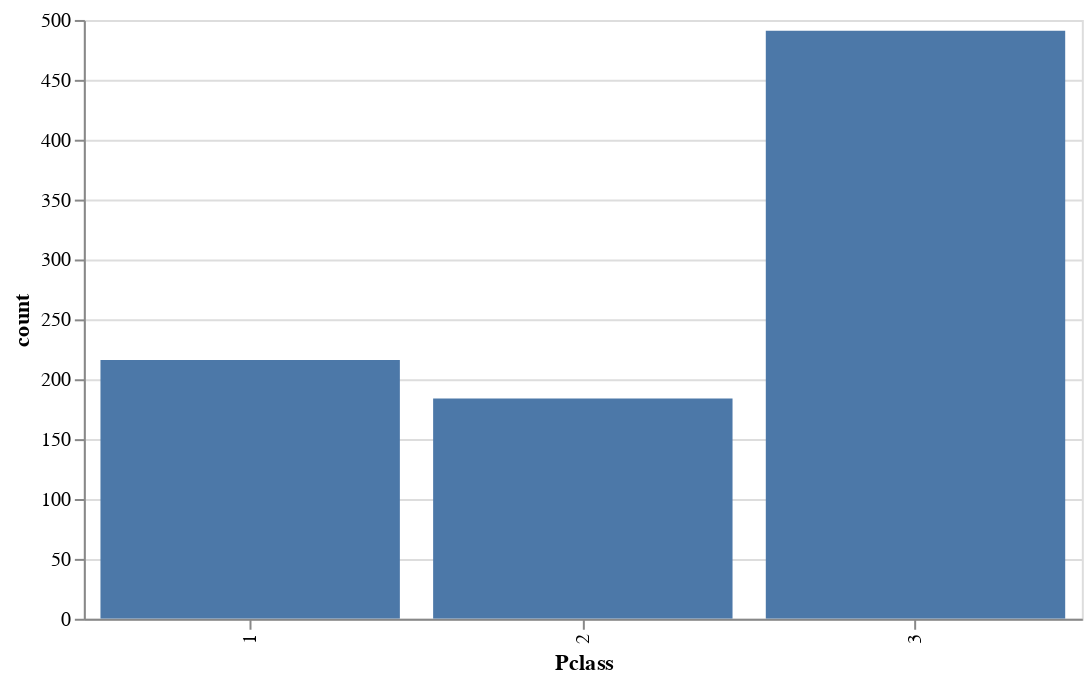

The cell this chart's notebook holds for it:
### Code cell
(
    pax_class_counts
    .with_columns(
        pl.col("Pclass").cast(pl.String)
    )
    .plot.bar
    (
        x="Pclass",
        y="count"
    )
    .properties
    (
        width=500
    )
)

### Figure 1 — Vega-Lite specification as saved in the notebook (floating-point values rounded to 4 significant figures)
{"config": {"view": {"continuousWidth": 300, "continuousHeight": 300}}, "data": {"name": "data-531d6b3fc7dce488c1d8776ad238d626"}, "mark": {"type": "bar", "tooltip": true}, "encoding": {"x": {"field": "Pclass", "type": "nominal"}, "y": {"field": "count", "type": "quantitative"}}, "params": [{"name": "param_1", "select": {"type": "interval", "encodings": ["x", "y"]}, "bind": "scales"}], "width": 500, "$schema": "https://vega.github.io/schema/vega-lite/v5.20.1.json", "datasets": {"data-531d6b3fc7dce488c1d8776ad238d626": [{"Pclass": "1", "count": 216}, {"Pclass": "2", "count": 184}, {"Pclass": "3", "count": 491}]}}
